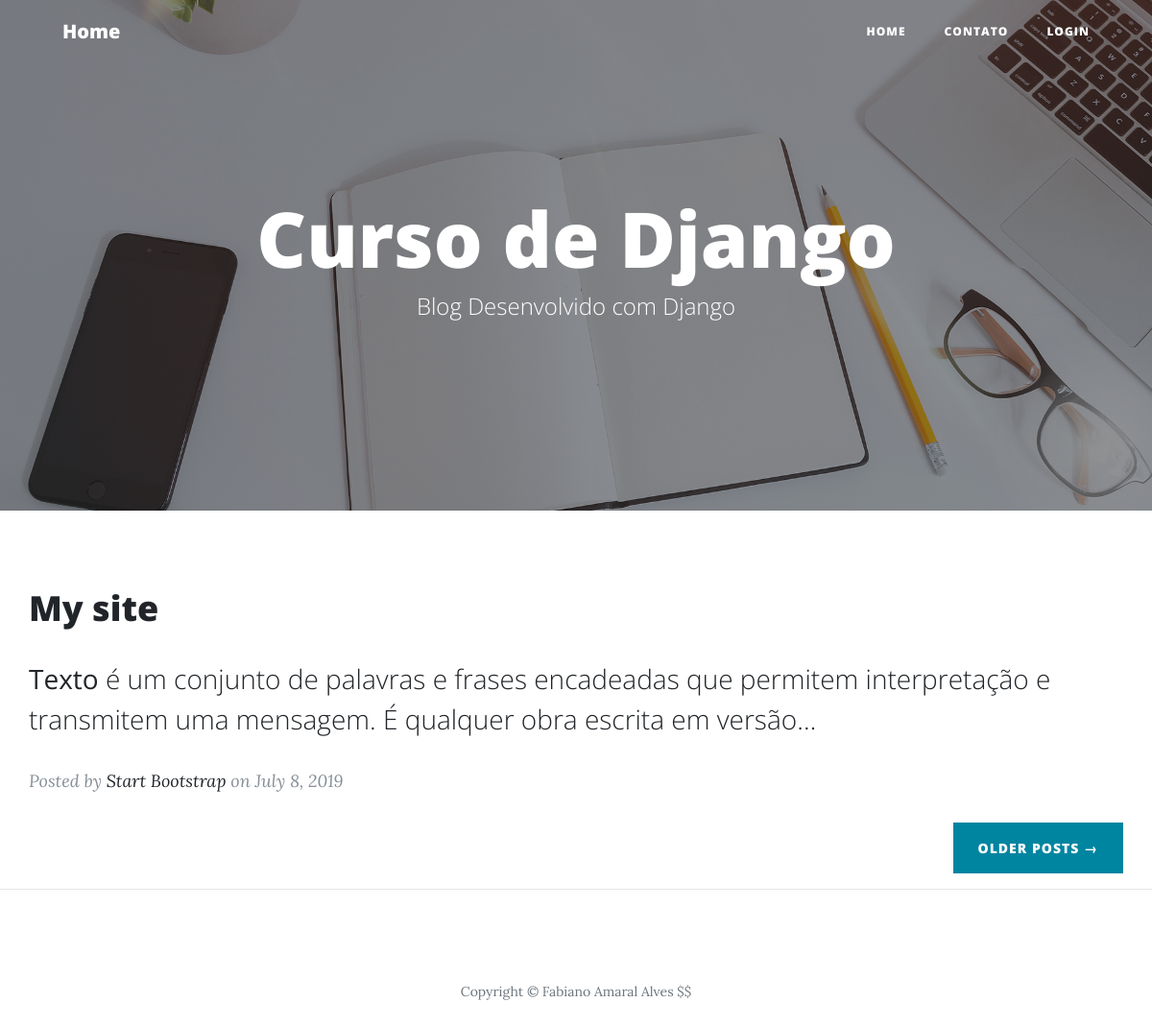
The page / on the database its author committed.
### blog/models.py (models this page shows, shortened)
class Post(models.Model):
    STATUS = (
        ('draft', 'Draft'),
        ('published', 'Published'),
    )
    title = models.CharField(verbose_name="Titulo", max_length=250)
    slug = models.SlugField(max_length=250)
    author = models.ForeignKey(User, on_delete=models.CASCADE)
    category = models.ManyToManyField(Category, related_name="get_posts")
    image = models.ImageField(upload_to="blog", blank=True, null=True)
    content = RichTextField(verbose_name="Conteudo")
    published = models.DateTimeField(default=timezone.now)
    created = models.DateTimeField(auto_now_add=True)
    changed = models.DateTimeField(auto_now=True)
    status = models.CharField(max_length=10, choices=STATUS, default='draft')
    objects = models.Manager()
    published1 = PublishedManager()
    def get_absolute_url(self):
        return reverse('post_detail',args=[self.slug])
    class Meta:
        ordering = ('-published',)

### blog/views.py (the view)
# urls.py: path('', views.BlogListView.as_view(),name='home'),
class BlogListView(ListView):
    model = Post
    template_name = 'blog/home.html'

### social/processors.py (called while the page is built)
def ctx_social(request):
    ctx_dict = {}
    links = Link.objects.all()
    for link in links:
        ctx_dict[link.key_social] = link.url
    return ctx_dict

### blog/templates/blog/home.html (shortened to what this page needs)
{% extends 'base.html' %}
{% load static %}
{% block header %}
  <header class="masthead" style="background-image: url({% static 'img/home-bg.jpg' %})">
    <div class="overlay"></div>
    <div class="container">
      <div class="row">
        <div class="col-lg-8 col-md-10 mx-auto">
          <div class="site-heading">
            <h1>Curso de Django</h1>
            <span class="subheading">Blog Desenvolvido com Django </span>
          </div>
        </div>
      </div>
    </div>
  </header>
{% endblock header %}
{% block content %}
{% for post in object_list%}
<div class="post-preview">
    <a href="{{post.get_absolute_url}}">
      <h2 class="post-title">
       {{ post.title }}
      </h2>
      <h3 class="post-subtitle">
            {{ post.content|safe|truncatechars:"200" }}
      </h3>
    </a>
    <p class="post-meta">Posted by
      <a href="#">Start Bootstrap</a>
      on July 8, 2019</p>
</div>
{% endfor %}
<div class="clearfix">
<a class="btn btn-primary float-right" href="#">Older Posts &rarr;</a>
</div>
{% endblock content %}

### rows shown on the page
Post: title "My site", content "Texto é um conjunto de palavras e frases encadeadas que permitem interpretação e transmitem uma mensagem. É qualquer obra escrita em versão…"
